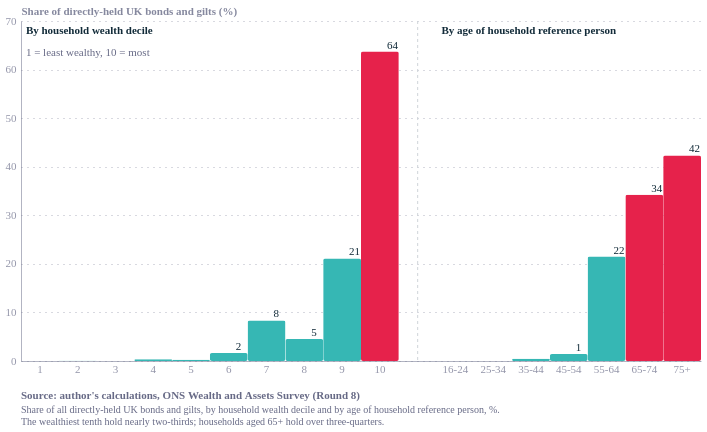

Notebook code cell kept with this figure:
### Code cell
import pandas as pd
import altair as alt
from ecostyles import EcoStyles

styles = EcoStyles(); styles.register_and_enable_theme()

GAP = " "  # blank category that creates the visual break between the two groups

decile = pd.DataFrame({
    "cat": [str(d) for d in range(1, 11)],
    "share": [0, 0.03, 0, 0.34, 0.27, 1.64, 8.36, 4.51, 21.12, 63.72],
})
decile["hi"] = decile["cat"] == "10"

age = pd.DataFrame({
    "cat": ["16-24", "25-34", "35-44", "45-54", "55-64", "65-74", "75+"],
    "share": [0, 0.01, 0.48, 1.46, 21.51, 34.23, 42.31],
})
age["hi"] = age["cat"].isin(["65-74", "75+"])

df = pd.concat([decile, age], ignore_index=True)
order = decile["cat"].tolist() + [GAP] + age["cat"].tolist()

x = alt.X("cat:O", sort=order, scale=alt.Scale(domain=order), title=None,
          axis=alt.Axis(labelAngle=0, ticks=False))
y_scale = alt.Scale(domain=[0, 70])
y = alt.Y("share:Q", scale=y_scale,
          title="Share of directly-held UK bonds and gilts (%)")

# faint dashed divider through the gap
divider = alt.Chart(pd.DataFrame({"cat": [GAP]})).mark_rule(
    color="#cfd4d9", strokeDash=[3, 3]).encode(x=x)

bars = alt.Chart(df).mark_bar(cornerRadius=2).encode(
    x=x, y=y,
    color=alt.Color("hi:N",
                    scale=alt.Scale(domain=[True, False], range=["#E6224B", "#36B7B4"]),
                    legend=None))

labels = alt.Chart(df[df["share"] >= 1]).mark_text(
    dy=-6, fontSize=11, color="#122b39").encode(
    x=x, y=alt.Y("share:Q", scale=y_scale), text=alt.Text("share:Q", format=".0f"))

# in-plot group titles (these replace the two x-axis titles)
def note(cat, ypos, text, weight="normal", color="#122b39"):
    return alt.Chart(pd.DataFrame({"cat": [cat], "share": [ypos], "t": [text]})).mark_text(
        align="left", dx=-14, fontSize=11, fontWeight=weight, color=color).encode(
        x=x, y=alt.Y("share:Q", scale=y_scale), text="t:N")

notes = (
    note("1", 68, "By household wealth decile", weight="bold")
    + note("1", 63.5, "1 = least wealthy, 10 = most", color="#676A86")
    + note("16-24", 68, "By age of household reference person", weight="bold")
)

caption = alt.Title(
    subtitle=[
        "Share of all directly-held UK bonds and gilts, by household wealth decile and by age of household reference person, %.",
        "The wealthiest tenth hold nearly two-thirds; households aged 65+ hold over three-quarters.",
    ],
    orient="bottom", anchor="start", fontSize=11, subtitleFontSize=10,
    color="#676A86", subtitleColor="#676A86", dy=12)

chart = (divider + bars + labels + notes).properties(
    width=680, height=340, title=caption).configure(
    background="white", font="Circular Std").configure_view(
    fill="transparent", stroke="transparent")

styles.save(chart, path=".", name="gilt_by_wealth_decile_and_age", svg=True)
chart.save("gilt_by_wealth_decile_and_age.png", scale_factor=2.0)
chart

### Figure 1 — Vega-Lite specification as saved in the notebook (floating-point values rounded to 4 significant figures)
{"config": {"font": "Circular Std", "text": {"color": "#676A86", "align": "left", "baseline": "middle", "dx": 7, "dy": 0, "fontSize": 11}, "view": {"stroke": "transparent", "continuousWidth": 400, "continuousHeight": 300, "discreteWidth": 400, "discreteHeight": 300, "fill": "transparent"}, "range": {"category": ["#36B7B4", "#E6224B", "#F4C245", "#0063AF", "#00A767", "#179FDB", "#EB5C2E"], "diverging": ["#E6224B", "#E54753", "#C9C9C9", "#179FDB", "#122B39"], "heatmap": ["#C9C9C9", "#179FDB", "#0063AF", "#122B39"], "ordinal": ["#00A767", "#36B7B4", "#179FDB", "#0063AF", "#243B5A"]}, "bar": {"color": "#179fdb"}, "line": {"color": "#e6224b"}, "rule": {"color": "#676A86"}, "area": {"opacity": 0.3}, "point": {"filled": true, "size": 80, "color": "#e6224b", "opacity": 0.95}, "geoshape": {"stroke": "white", "strokeWidth": 0.3}, "rect": {"fill": "#d6d4d4", "opacity": 0.3}, "axis": {"labelColor": "#676A86", "labelFontSize": 11, "labelFont": "Circular Std", "labelOpacity": 0.7, "tickColor": "#676A86", "tickOpacity": 0.5, "domainColor": "#676A86", "domainOpacity": 0.5, "gridColor": "#676A86", "gridDash": [2, 2], "gridOpacity": 0.5, "title": null, "titleColor": "#676A86", "titleOpacity": 0.8, "tickSize": 4}, "axisXDiscrete": {"grid": false, "labelAngle": 0, "tickCount": 10, "tickOpacity": 0.5, "title": null}, "axisYDiscrete": {"ticks": false, "labelPadding": 5}, "axisXTemporal": {"grid": false, "ticks": true}, "axisXQuantitative": {"grid": true}, "axisYQuantitative": {"gridColor": "#676A86", "gridDash": [1, 5], "gridOpacity": 0.5, "ticks": false, "labelPadding": 5, "tickCount": 8, "titleAngle": 0, "titleAlign": "left", "titleBaseline": "bottom", "titleX": 0, "titleY": -5}, "title": {"color": "#676A86E6", "subtitleColor": "#676A86", "font": "Circular Std", "subtitleFont": "Circular Std", "anchor": "start", "fontSize": 14, "subtitleFontSize": 12, "subtitlePadding": 4, "offset": 0, "frame": "group"}, "legend": {"titleColor": "#122b39", "title": null, "labelColor": "#122b39", "labelFontSize": 11}, "background": "white"}, "layer": [{"data": {"name": "data-3b6d63e46fc05502e5cdf8554f4d356f"}, "mark": {"type": "rule", "color": "#cfd4d9", "strokeDash": [3, 3]}, "encoding": {"x": {"axis": {"labelAngle": 0, "ticks": false}, "field": "cat", "scale": {"domain": ["1", "2", "3", "4", "5", "6", "7", "8", "9", "10", " ", "16-24", "25-34", "35-44", "45-54", "55-64", "65-74", "75+"]}, "sort": ["1", "2", "3", "4", "5", "6", "7", "8", "9", "10", " ", "16-24", "25-34", "35-44", "45-54", "55-64", "65-74", "75+"], "title": null, "type": "ordinal"}}}, {"data": {"name": "data-dc434901a9337497833e42372bf8668e"}, "mark": {"type": "bar", "cornerRadius": 2}, "encoding": {"color": {"field": "hi", "legend": null, "scale": {"domain": [true, false], "range": ["#E6224B", "#36B7B4"]}, "type": "nominal"}, "x": {"axis": {"labelAngle": 0, "ticks": false}, "field": "cat", "scale": {"domain": ["1", "2", "3", "4", "5", "6", "7", "8", "9", "10", " ", "16-24", "25-34", "35-44", "45-54", "55-64", "65-74", "75+"]}, "sort": ["1", "2", "3", "4", "5", "6", "7", "8", "9", "10", " ", "16-24", "25-34", "35-44", "45-54", "55-64", "65-74", "75+"], "title": null, "type": "ordinal"}, "y": {"field": "share", "scale": {"domain": [0, 70]}, "title": "Share of directly-held UK bonds and gilts (%)", "type": "quantitative"}}}, {"data": {"name": "data-2c8e5895cec4262b491cf584334825e2"}, "mark": {"type": "text", "color": "#122b39", "dy": -6, "fontSize": 11}, "encoding": {"text": {"field": "share", "format": ".0f", "type": "quantitative"}, "x": {"axis": {"labelAngle": 0, "ticks": false}, "field": "cat", "scale": {"domain": ["1", "2", "3", "4", "5", "6", "7", "8", "9", "10", " ", "16-24", "25-34", "35-44", "45-54", "55-64", "65-74", "75+"]}, "sort": ["1", "2", "3", "4", "5", "6", "7", "8", "9", "10", " ", "16-24", "25-34", "35-44", "45-54", "55-64", "65-74", "75+"], "title": null, "type": "ordinal"}, "y": {"field": "share", "scale": {"domain": [0, 70]}, "type": "quantitative"}}}, {"layer": [{"data": {"name": "data-f8f0ba271175ef6e9c3db1a48f7815d2"}, "mark": {"type": "text", "align": "left", "color": "#122b39", "dx": -14, "fontSize": 11, "fontWeight": "bold"}, "encoding": {"text": {"field": "t", "type": "nominal"}, "x": {"axis": {"labelAngle": 0, "ticks": false}, "field": "cat", "scale": {"domain": ["1", "2", "3", "4", "5", "6", "7", "8", "9", "10", " ", "16-24", "25-34", "35-44", "45-54", "55-64", "65-74", "75+"]}, "sort": ["1", "2", "3", "4", "5", "6", "7", "8", "9", "10", " ", "16-24", "25-34", "35-44", "45-54", "55-64", "65-74", "75+"], "title": null, "type": "ordinal"}, "y": {"field": "share", "scale": {"domain": [0, 70]}, "type": "quantitative"}}}, {"data": {"name": "data-d31b9d50be62023948d37a41e6fb6cfe"}, "mark": {"type": "text", "align": "left", "color": "#676A86", "dx": -14, "fontSize": 11, "fontWeight": "normal"}, "encoding": {"text": {"field": "t", "type": "nominal"}, "x": {"axis": {"labelAngle": 0, "ticks": false}, "field": "cat", "scale": {"domain": ["1", "2", "3", "4", "5", "6", "7", "8", "9", "10", " ", "16-24", "25-34", "35-44", "45-54", "55-64", "65-74", "75+"]}, "sort": ["1", "2", "3", "4", "5", "6", "7", "8", "9", "10", " ", "16-24", "25-34", "35-44", "45-54", "55-64", "65-74", "75+"], "title": null, "type": "ordinal"}, "y": {"field": "share", "scale": {"domain": [0, 70]}, "type": "quantitative"}}}, {"data": {"name": "data-60cee098c5131a594f4d2c0428e1ad5a"}, "mark": {"type": "text", "align": "left", "color": "#122b39", "dx": -14, "fontSize": 11, "fontWeight": "bold"}, "encoding": {"text": {"field": "t", "type": "nominal"}, "x": {"axis": {"labelAngle": 0, "ticks": false}, "field": "cat", "scale": {"domain": ["1", "2", "3", "4", "5", "6", "7", "8", "9", "10", " ", "16-24", "25-34", "35-44", "45-54", "55-64", "65-74", "75+"]}, "sort": ["1", "2", "3", "4", "5", "6", "7", "8", "9", "10", " ", "16-24", "25-34", "35-44", "45-54", "55-64", "65-74", "75+"], "title": null, "type": "ordinal"}, "y": {"field": "share", "scale": {"domain": [0, 70]}, "type": "quantitative"}}}]}], "height": 340, "title": {"text": "Source: author's calculations, ONS Wealth and Assets Survey (Round 8)", "anchor": "start", "color": "#676A86", "dy": 12, "fontSize": 11, "orient": "bottom", "subtitle": ["Share of all directly-held UK bonds and gilts, by household wealth decile and by age of household reference person, %.", "The wealthiest tenth hold nearly two-thirds; households aged 65+ hold over three-quarters."], "subtitleColor": "#676A86", "subtitleFontSize": 10}, "width": 680, "$schema": "https://vega.github.io/schema/vega-lite/v6.4.1.json", "datasets": {"data-3b6d63e46fc05502e5cdf8554f4d356f": [{"cat": " "}], "data-dc434901a9337497833e42372bf8668e": [{"cat": "1", "share": 0.0, "hi": false}, {"cat": "2", "share": 0.03, "hi": false}, {"cat": "3", "share": 0.0, "hi": false}, {"cat": "4", "share": 0.34, "hi": false}, {"cat": "5", "share": 0.27, "hi": false}, {"cat": "6", "share": 1.64, "hi": false}, {"cat": "7", "share": 8.36, "hi": false}, {"cat": "8", "share": 4.51, "hi": false}, {"cat": "9", "share": 21.12, "hi": false}, {"cat": "10", "share": 63.72, "hi": true}, {"cat": "16-24", "share": 0.0, "hi": false}, {"cat": "25-34", "share": 0.01, "hi": false}, {"cat": "35-44", "share": 0.48, "hi": false}, {"cat": "45-54", "share": 1.46, "hi": false}, {"cat": "55-64", "share": 21.51, "hi": false}, {"cat": "65-74", "share": 34.23, "hi": true}, {"cat": "75+", "share": 42.31, "hi": true}], "data-2c8e5895cec4262b491cf584334825e2": [{"cat": "6", "share": 1.64, "hi": false}, {"cat": "7", "share": 8.36, "hi": false}, {"cat": "8", "share": 4.51, "hi": false}, {"cat": "9", "share": 21.12, "hi": false}, {"cat": "10", "share": 63.72, "hi": true}, {"cat": "45-54", "share": 1.46, "hi": false}, {"cat": "55-64", "share": 21.51, "hi": false}, {"cat": "65-74", "share": 34.23, "hi": true}, {"cat": "75+", "share": 42.31, "hi": true}], "data-f8f0ba271175ef6e9c3db1a48f7815d2": [{"cat": "1", "share": 68, "t": "By household wealth decile"}], "data-d31b9d50be62023948d37a41e6fb6cfe": [{"cat": "1", "share": 63.5, "t": "1 = least wealthy, 10 = most"}], "data-60cee098c5131a594f4d2c0428e1ad5a": [{"cat": "16-24", "share": 68, "t": "By age of household reference person"}]}}
